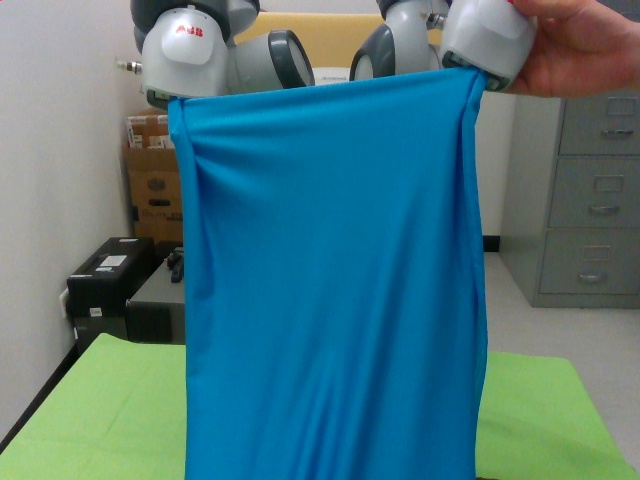
#> input picture scripts/cloth.jpg, 640 x 480 px
$ python wrinkle.py   (Python 2 division)   (older library calls are emulated)
#> lines starting #> are read from the running program, lines starting #| are printed output that depends on the picture
#> further down, im is the input picture: shape (480, 640, 3); mean B, G, R 124.6, 118.1, 74.5
import os, cv2
import matplotlib.pyplot as plt
import numpy as np

def mk(s):#morph kernel
    return np.ones((s,s),np.uint8)

def gabor_feat(img, num_theta = 8, grid = 40, show_fg=False,show_step=False):
#> called with num_theta = 8, grid = 40, show_fg = False, show_step = False
    img = cv2.cvtColor(img,cv2.COLOR_BGR2RGB)

    gray = cv2.cvtColor(img, cv2.COLOR_BGR2GRAY)
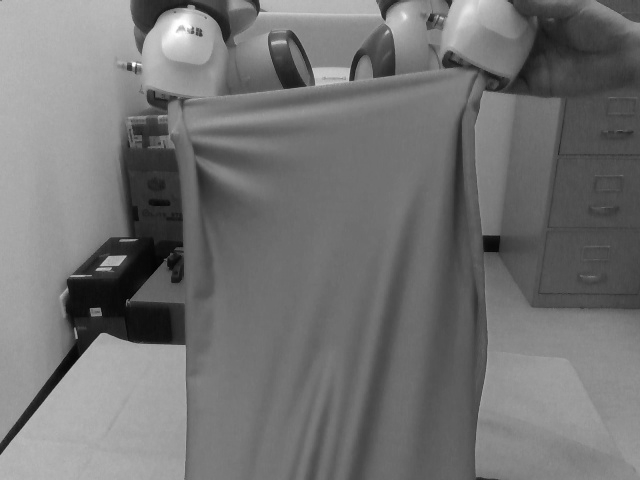
#> gray: shape (480, 640); min 1, max 255, mean 115

    ks = 101 # kernel size
    thresh = 200

    avg = np.zeros(gray.shape)
    count = 0

    rows, cols = gray.shape
#> rows = 480; cols = 640

    hist = []
    for i in range(num_theta):
        g_kernel1 = cv2.getGaborKernel((ks, ks), sigma = 6.0, theta = i*np.pi/num_theta, lambd = 10.0, gamma=0.5, psi=0, ktype=cv2.CV_32F)
        filtered = cv2.filter2D(gray, cv2.CV_8UC3, g_kernel1)
        count = count+1

        avg = avg + filtered

        count = 0
        for col in np.arange(0, cols, grid):
            for row in np.arange(0, rows, grid):
                block = filtered[row:row+grid,col:col+grid]
                val =  float(np.sum(block))
                hist.append(val)
        if show_step:
            plt.imshow(filtered)
            plt.show()
#> this loop made 8 passes
#> pass 1, in gabor_feat, `filtered = cv2.filter2D(gray, cv2.CV_8UC3, g_kernel1)`:
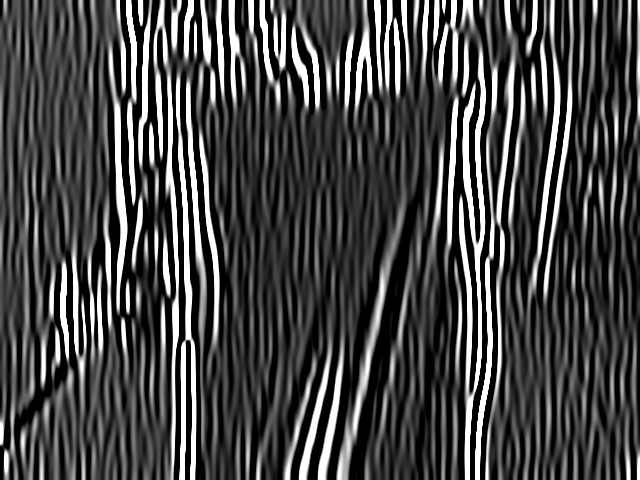
#> filtered: shape (480, 640); min 0, max 255, mean 69.9
#> pass 2, in gabor_feat, `filtered = cv2.filter2D(gray, cv2.CV_8UC3, g_kernel1)`:
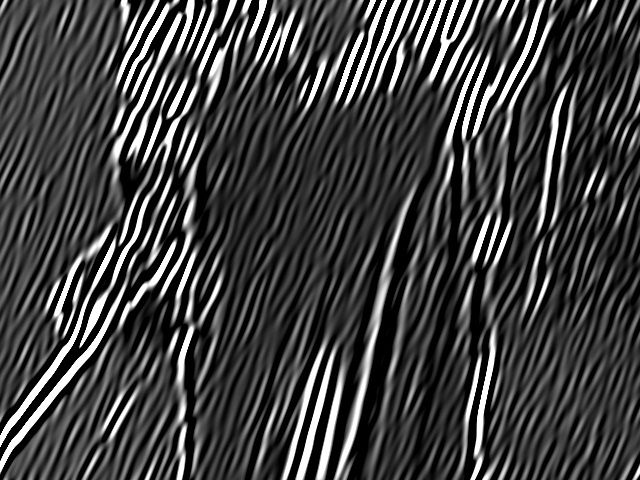
#> filtered: shape (480, 640); min 0, max 255, mean 64.7
#> pass 2, in gabor_feat, `avg = avg + filtered`:
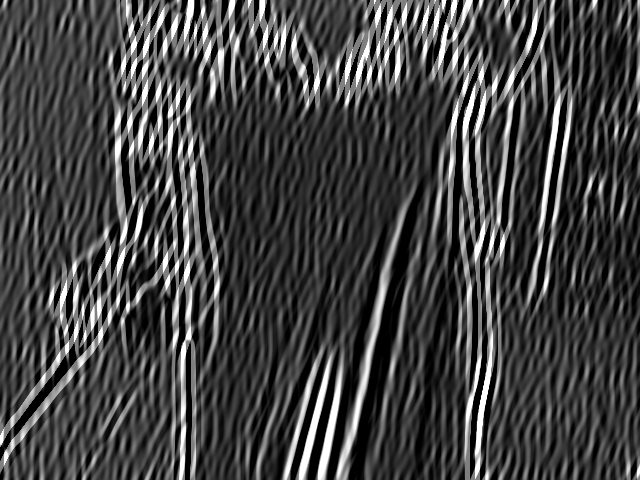
#> avg: shape (480, 640) float64; min 0, max 510, mean 134.5; drawn with min black and max white
#> after the loop:
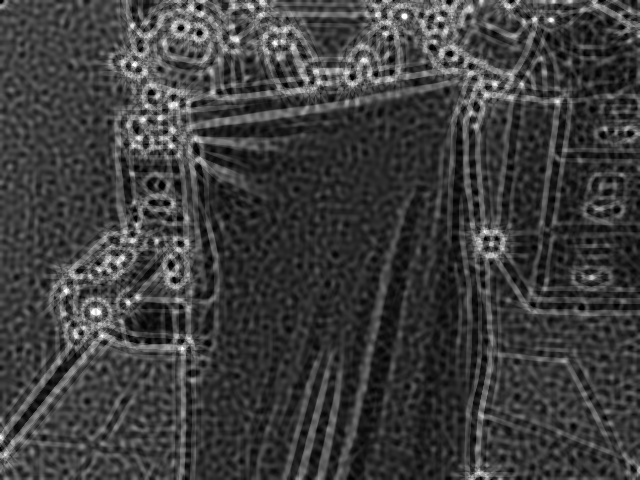
#> avg: shape (480, 640) float64; min 0, max 2040, mean 498.9; drawn with min black and max white
#> after the loop, hist = 1536 values, max 223732 at index 109, min 46550 at index 1333, mean 99788.7
    avg = avg/float(num_theta)
    avg = np.uint8(avg)
    return avg, hist

if __name__ == "__main__":
    im = cv2.imread('cloth.jpg')
    avg, hist = gabor_feat(im)
    print hist
#> (printed output is left out)
